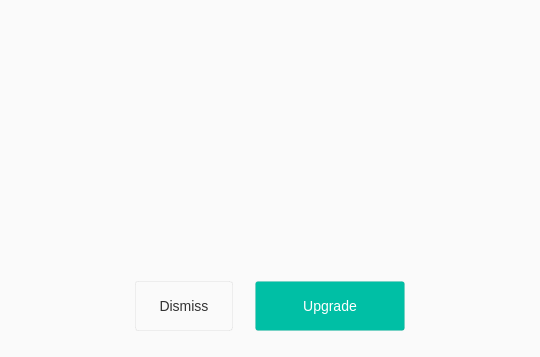
<?xml version="1.0" encoding="UTF-8"?>
<ui version="4.0">
 <class>OverquotaFullDialog</class>
 <widget class="QDialog" name="OverquotaFullDialog">
  <property name="geometry">
   <rect>
    <x>0</x>
    <y>0</y>
    <width>540</width>
    <height>357</height>
   </rect>
  </property>
  <property name="minimumSize">
   <size>
    <width>540</width>
    <height>357</height>
   </size>
  </property>
  <property name="maximumSize">
   <size>
    <width>540</width>
    <height>357</height>
   </size>
  </property>
  <property name="windowTitle">
   <string>Storage full</string>
  </property>
  <property name="styleSheet">
   <string notr="true">background-color: #FAFAFA;</string>
  </property>
  <layout class="QVBoxLayout" name="verticalLayout">
   <property name="spacing">
    <number>0</number>
   </property>
   <property name="leftMargin">
    <number>38</number>
   </property>
   <property name="topMargin">
    <number>22</number>
   </property>
   <property name="rightMargin">
    <number>38</number>
   </property>
   <property name="bottomMargin">
    <number>17</number>
   </property>
   <item>
    <widget class="QWidget" name="widgetHeader" native="true">
     <property name="minimumSize">
      <size>
       <width>465</width>
       <height>0</height>
      </size>
     </property>
     <property name="maximumSize">
      <size>
       <width>465</width>
       <height>16777215</height>
      </size>
     </property>
     <layout class="QHBoxLayout" name="horizontalLayout">
      <property name="spacing">
       <number>15</number>
      </property>
      <property name="leftMargin">
       <number>3</number>
      </property>
      <property name="topMargin">
       <number>0</number>
      </property>
      <property name="rightMargin">
       <number>3</number>
      </property>
      <item>
       <spacer name="horizontalSpacer">
        <property name="orientation">
         <enum>Qt::Horizontal</enum>
        </property>
        <property name="sizeHint" stdset="0">
         <size>
          <width>40</width>
          <height>20</height>
         </size>
        </property>
       </spacer>
      </item>
      <item>
       <widget class="QPushButton" name="buttonWarning">
        <property name="minimumSize">
         <size>
          <width>36</width>
          <height>36</height>
         </size>
        </property>
        <property name="maximumSize">
         <size>
          <width>36</width>
          <height>36</height>
         </size>
        </property>
        <property name="styleSheet">
         <string notr="true">border: none;</string>
        </property>
        <property name="text">
         <string/>
        </property>
        <property name="icon">
         <iconset resource="../Resources_macx.qrc">
          <normaloff>:/images/icon_warning_36.png</normaloff>:/images/icon_warning_36.png</iconset>
        </property>
        <property name="iconSize">
         <size>
          <width>36</width>
          <height>36</height>
         </size>
        </property>
       </widget>
      </item>
      <item>
       <widget class="CustomLabel" name="labelTitle">
        <property name="sizePolicy">
         <sizepolicy hsizetype="Preferred" vsizetype="Preferred">
          <horstretch>0</horstretch>
          <verstretch>0</verstretch>
         </sizepolicy>
        </property>
        <property name="minimumSize">
         <size>
          <width>0</width>
          <height>0</height>
         </size>
        </property>
        <property name="maximumSize">
         <size>
          <width>16777215</width>
          <height>16777215</height>
         </size>
        </property>
        <property name="font">
         <font>
          <family>SF UI Text</family>
          <pointsize>-1</pointsize>
         </font>
        </property>
        <property name="styleSheet">
         <string notr="true">#labelTitle
{
  color: #333333;
  font-family: &quot;SF UI Text&quot;;
  font-size: 20px;
}</string>
        </property>
        <property name="text">
         <string/>
        </property>
        <property name="wordWrap">
         <bool>false</bool>
        </property>
       </widget>
      </item>
      <item>
       <spacer name="horizontalSpacer_2">
        <property name="orientation">
         <enum>Qt::Horizontal</enum>
        </property>
        <property name="sizeHint" stdset="0">
         <size>
          <width>40</width>
          <height>20</height>
         </size>
        </property>
       </spacer>
      </item>
     </layout>
    </widget>
   </item>
   <item>
    <spacer name="verticalSpacer_3">
     <property name="orientation">
      <enum>Qt::Vertical</enum>
     </property>
     <property name="sizeHint" stdset="0">
      <size>
       <width>20</width>
       <height>18</height>
      </size>
     </property>
    </spacer>
   </item>
   <item alignment="Qt::AlignHCenter">
    <widget class="QStackedWidget" name="stackedWidgetBigIcons">
     <property name="minimumSize">
      <size>
       <width>0</width>
       <height>0</height>
      </size>
     </property>
     <property name="maximumSize">
      <size>
       <width>16777215</width>
       <height>111</height>
      </size>
     </property>
     <property name="currentIndex">
      <number>0</number>
     </property>
     <widget class="QWidget" name="pageStorageFull">
      <property name="minimumSize">
       <size>
        <width>100</width>
        <height>100</height>
       </size>
      </property>
      <property name="maximumSize">
       <size>
        <width>100</width>
        <height>100</height>
       </size>
      </property>
      <layout class="QVBoxLayout" name="verticalLayout_2">
       <property name="spacing">
        <number>0</number>
       </property>
       <property name="leftMargin">
        <number>0</number>
       </property>
       <property name="topMargin">
        <number>0</number>
       </property>
       <property name="rightMargin">
        <number>0</number>
       </property>
       <property name="bottomMargin">
        <number>0</number>
       </property>
       <item>
        <widget class="QPushButton" name="buttonBigIcon">
         <property name="minimumSize">
          <size>
           <width>100</width>
           <height>100</height>
          </size>
         </property>
         <property name="maximumSize">
          <size>
           <width>100</width>
           <height>100</height>
          </size>
         </property>
         <property name="styleSheet">
          <string notr="true">border: none;</string>
         </property>
         <property name="text">
          <string/>
         </property>
         <property name="icon">
          <iconset resource="../Resources_macx.qrc">
           <normaloff>:/images/storage_full_100.png</normaloff>:/images/storage_full_100.png</iconset>
         </property>
         <property name="iconSize">
          <size>
           <width>100</width>
           <height>100</height>
          </size>
         </property>
        </widget>
       </item>
      </layout>
     </widget>
     <widget class="QWidget" name="pageBandwidthFull">
      <layout class="QVBoxLayout" name="verticalLayout_3">
       <property name="spacing">
        <number>0</number>
       </property>
       <property name="leftMargin">
        <number>0</number>
       </property>
       <property name="topMargin">
        <number>0</number>
       </property>
       <property name="rightMargin">
        <number>0</number>
       </property>
       <property name="bottomMargin">
        <number>0</number>
       </property>
       <item>
        <widget class="QPushButton" name="pushButton">
         <property name="minimumSize">
          <size>
           <width>94</width>
           <height>94</height>
          </size>
         </property>
         <property name="maximumSize">
          <size>
           <width>94</width>
           <height>94</height>
          </size>
         </property>
         <property name="styleSheet">
          <string notr="true">border: none;</string>
         </property>
         <property name="text">
          <string/>
         </property>
         <property name="icon">
          <iconset resource="../Resources_macx.qrc">
           <normaloff>:/images/transfer_empty_100.png</normaloff>:/images/transfer_empty_100.png</iconset>
         </property>
         <property name="iconSize">
          <size>
           <width>94</width>
           <height>94</height>
          </size>
         </property>
        </widget>
       </item>
      </layout>
     </widget>
    </widget>
   </item>
   <item>
    <spacer name="verticalSpacer_4">
     <property name="orientation">
      <enum>Qt::Vertical</enum>
     </property>
     <property name="sizeHint" stdset="0">
      <size>
       <width>20</width>
       <height>24</height>
      </size>
     </property>
    </spacer>
   </item>
   <item>
    <widget class="QLabel" name="labelMessage">
     <property name="minimumSize">
      <size>
       <width>444</width>
       <height>60</height>
      </size>
     </property>
     <property name="maximumSize">
      <size>
       <width>16777215</width>
       <height>16777215</height>
      </size>
     </property>
     <property name="styleSheet">
      <string notr="true">#labelMessage
{
	color: #242424;
	font-family: &quot;SF UI Text&quot;;
	font-size: 12px;
	qproperty-alignment: AlignCenter;
}</string>
     </property>
     <property name="text">
      <string/>
     </property>
     <property name="wordWrap">
      <bool>true</bool>
     </property>
     <property name="margin">
      <number>0</number>
     </property>
    </widget>
   </item>
   <item>
    <spacer name="verticalSpacer_5">
     <property name="orientation">
      <enum>Qt::Vertical</enum>
     </property>
     <property name="sizeHint" stdset="0">
      <size>
       <width>20</width>
       <height>25</height>
      </size>
     </property>
    </spacer>
   </item>
   <item>
    <widget class="QWidget" name="widgetButtons" native="true">
     <layout class="QHBoxLayout" name="horizontalLayout_2">
      <property name="spacing">
       <number>22</number>
      </property>
      <property name="leftMargin">
       <number>0</number>
      </property>
      <property name="rightMargin">
       <number>0</number>
      </property>
      <item>
       <spacer name="horizontalSpacer_3">
        <property name="orientation">
         <enum>Qt::Horizontal</enum>
        </property>
        <property name="sizeHint" stdset="0">
         <size>
          <width>40</width>
          <height>20</height>
         </size>
        </property>
       </spacer>
      </item>
      <item>
       <widget class="QPushButton" name="buttonDismiss">
        <property name="minimumSize">
         <size>
          <width>98</width>
          <height>50</height>
         </size>
        </property>
        <property name="styleSheet">
         <string notr="true">#buttonDismiss
{
 background-color: qlineargradient(x1: 0, y1: 0, x2: 0, y2: 1,
                                      stop: 0 #ffffff, stop: 1 #fcfcfc);
 border-radius: 3px;
 border: 1px solid rgba(0, 0, 0, 5%);
 padding: 7px 14px 7px 14px;
 font-family: &quot;Lato&quot;;
 font-size: 14px;
 color: #333333;
}</string>
        </property>
        <property name="text">
         <string>Dismiss</string>
        </property>
       </widget>
      </item>
      <item>
       <widget class="QPushButton" name="buttonUpgrade">
        <property name="minimumSize">
         <size>
          <width>150</width>
          <height>50</height>
         </size>
        </property>
        <property name="styleSheet">
         <string notr="true">#buttonUpgrade
{
background-color: #00BFA5;
 border-radius: 3px;
 border: 1px solid rgba(0, 0, 0, 5%);
boder-color:#00AC94;
 padding: 7px 14px 7px 14px;
 font-family: &quot;Lato&quot;;
 font-size: 14px;
 color: #ffffff;

}</string>
        </property>
        <property name="text">
         <string>Upgrade</string>
        </property>
       </widget>
      </item>
      <item>
       <spacer name="horizontalSpacer_4">
        <property name="orientation">
         <enum>Qt::Horizontal</enum>
        </property>
        <property name="sizeHint" stdset="0">
         <size>
          <width>40</width>
          <height>20</height>
         </size>
        </property>
       </spacer>
      </item>
     </layout>
    </widget>
   </item>
  </layout>
 </widget>
 <customwidgets>
  <customwidget>
   <class>CustomLabel</class>
   <extends>QLabel</extends>
   <header>OverQuotaDialog.h</header>
  </customwidget>
 </customwidgets>
 <resources>
  <include location="../Resources_macx.qrc"/>
 </resources>
 <connections/>
</ui>
